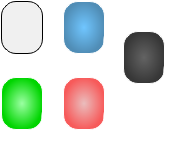
<?xml version="1.0" encoding="UTF-8"?>
<ui version="4.0">
 <class>opponent_have</class>
 <widget class="QFrame" name="opponent_have">
  <property name="geometry">
   <rect>
    <x>0</x>
    <y>0</y>
    <width>183</width>
    <height>151</height>
   </rect>
  </property>
  <property name="windowTitle">
   <string>Frame</string>
  </property>
  <property name="styleSheet">
   <string notr="true">#opponent_have{
background-color: rgba(255, 255, 254, 60);
border-top-right-radius:65px;
border-bottom-right-radius:65px;
}</string>
  </property>
  <property name="frameShape">
   <enum>QFrame::StyledPanel</enum>
  </property>
  <property name="frameShadow">
   <enum>QFrame::Raised</enum>
  </property>
  <widget class="QFrame" name="white">
   <property name="geometry">
    <rect>
     <x>0</x>
     <y>0</y>
     <width>60</width>
     <height>75</height>
    </rect>
   </property>
   <property name="styleSheet">
    <string notr="true">#white{
border-image: url(:/images/white_have.png);
border-radius:15px;
}</string>
   </property>
   <property name="frameShape">
    <enum>QFrame::StyledPanel</enum>
   </property>
   <property name="frameShadow">
    <enum>QFrame::Raised</enum>
   </property>
   <widget class="QTextBrowser" name="card_have">
    <property name="geometry">
     <rect>
      <x>1</x>
      <y>1</y>
      <width>42</width>
      <height>53</height>
     </rect>
    </property>
    <property name="styleSheet">
     <string notr="true">background-color: rgb(240, 240, 240);
border-radius:15px;
border:1px solid black;</string>
    </property>
    <property name="html">
     <string>&lt;!DOCTYPE HTML PUBLIC &quot;-//W3C//DTD HTML 4.0//EN&quot; &quot;http://www.w3.org/TR/REC-html40/strict.dtd&quot;&gt;
&lt;html&gt;&lt;head&gt;&lt;meta name=&quot;qrichtext&quot; content=&quot;1&quot; /&gt;&lt;style type=&quot;text/css&quot;&gt;
p, li { white-space: pre-wrap; }
&lt;/style&gt;&lt;/head&gt;&lt;body style=&quot; font-family:'SimSun'; font-size:9pt; font-weight:400; font-style:normal;&quot;&gt;
&lt;p align=&quot;center&quot; style=&quot;-qt-paragraph-type:empty; margin-top:0px; margin-bottom:0px; margin-left:0px; margin-right:0px; -qt-block-indent:0; text-indent:0px;&quot;&gt;&lt;br /&gt;&lt;/p&gt;&lt;/body&gt;&lt;/html&gt;</string>
    </property>
   </widget>
   <widget class="QTextBrowser" name="white_have">
    <property name="geometry">
     <rect>
      <x>20</x>
      <y>20</y>
      <width>61</width>
      <height>61</height>
     </rect>
    </property>
    <property name="styleSheet">
     <string notr="true">background:transparent;
border-width:0;
border-style:outset;

font: 18pt &quot;Calibri&quot;;</string>
    </property>
    <property name="html">
     <string>&lt;!DOCTYPE HTML PUBLIC &quot;-//W3C//DTD HTML 4.0//EN&quot; &quot;http://www.w3.org/TR/REC-html40/strict.dtd&quot;&gt;
&lt;html&gt;&lt;head&gt;&lt;meta name=&quot;qrichtext&quot; content=&quot;1&quot; /&gt;&lt;style type=&quot;text/css&quot;&gt;
p, li { white-space: pre-wrap; }
&lt;/style&gt;&lt;/head&gt;&lt;body style=&quot; font-family:'Calibri'; font-size:18pt; font-weight:400; font-style:normal;&quot;&gt;
&lt;p align=&quot;center&quot; style=&quot; margin-top:0px; margin-bottom:0px; margin-left:0px; margin-right:0px; -qt-block-indent:0; text-indent:0px;&quot;&gt;&lt;span style=&quot; font-family:'SimSun'; font-size:22pt; font-weight:600; color:#ffffff;&quot;&gt;0&lt;/span&gt;&lt;/p&gt;&lt;/body&gt;&lt;/html&gt;</string>
    </property>
   </widget>
  </widget>
  <widget class="QFrame" name="blue">
   <property name="geometry">
    <rect>
     <x>62</x>
     <y>0</y>
     <width>60</width>
     <height>75</height>
    </rect>
   </property>
   <property name="styleSheet">
    <string notr="true">#blue{
border-image: url(:/images/blue_have.png);
border-radius:15px;
}</string>
   </property>
   <property name="frameShape">
    <enum>QFrame::StyledPanel</enum>
   </property>
   <property name="frameShadow">
    <enum>QFrame::Raised</enum>
   </property>
   <widget class="QTextBrowser" name="card_have_2">
    <property name="geometry">
     <rect>
      <x>1</x>
      <y>1</y>
      <width>42</width>
      <height>53</height>
     </rect>
    </property>
    <property name="styleSheet">
     <string notr="true">background-color: qradialgradient(spread:pad, cx:0.5, cy:0.5, radius:0.5, fx:0.5, fy:0.5, stop:0 rgba(112, 198, 255, 255), stop:1 rgba(80, 141, 182, 255));
border:1px solid white;
border-radius:15px;
</string>
    </property>
   </widget>
   <widget class="QTextBrowser" name="white_have_2">
    <property name="geometry">
     <rect>
      <x>18</x>
      <y>20</y>
      <width>61</width>
      <height>61</height>
     </rect>
    </property>
    <property name="styleSheet">
     <string notr="true">background:transparent;
border-width:0;
border-style:outset;

font: 18pt &quot;Calibri&quot;;</string>
    </property>
    <property name="html">
     <string>&lt;!DOCTYPE HTML PUBLIC &quot;-//W3C//DTD HTML 4.0//EN&quot; &quot;http://www.w3.org/TR/REC-html40/strict.dtd&quot;&gt;
&lt;html&gt;&lt;head&gt;&lt;meta name=&quot;qrichtext&quot; content=&quot;1&quot; /&gt;&lt;style type=&quot;text/css&quot;&gt;
p, li { white-space: pre-wrap; }
&lt;/style&gt;&lt;/head&gt;&lt;body style=&quot; font-family:'Calibri'; font-size:18pt; font-weight:400; font-style:normal;&quot;&gt;
&lt;p align=&quot;center&quot; style=&quot; margin-top:0px; margin-bottom:0px; margin-left:0px; margin-right:0px; -qt-block-indent:0; text-indent:0px;&quot;&gt;&lt;span style=&quot; font-family:'SimSun'; font-size:22pt; font-weight:600; color:#ffffff;&quot;&gt;0&lt;/span&gt;&lt;/p&gt;&lt;/body&gt;&lt;/html&gt;</string>
    </property>
   </widget>
  </widget>
  <widget class="QFrame" name="green">
   <property name="geometry">
    <rect>
     <x>0</x>
     <y>76</y>
     <width>60</width>
     <height>75</height>
    </rect>
   </property>
   <property name="styleSheet">
    <string notr="true">#green{
border-image: url(:/images/green_have.png);
border-radius:15px;
}</string>
   </property>
   <property name="frameShape">
    <enum>QFrame::StyledPanel</enum>
   </property>
   <property name="frameShadow">
    <enum>QFrame::Raised</enum>
   </property>
   <widget class="QTextBrowser" name="card_have_3">
    <property name="geometry">
     <rect>
      <x>1</x>
      <y>1</y>
      <width>42</width>
      <height>53</height>
     </rect>
    </property>
    <property name="styleSheet">
     <string notr="true">background-color: qradialgradient(spread:pad, cx:0.5, cy:0.5, radius:0.5, fx:0.5, fy:0.5, stop:0 rgba(155, 255, 162, 255), stop:1 rgba(0, 213, 0, 255));
border-radius:15px;
border:1px solid white;</string>
    </property>
   </widget>
   <widget class="QTextBrowser" name="white_have_3">
    <property name="geometry">
     <rect>
      <x>18</x>
      <y>20</y>
      <width>61</width>
      <height>61</height>
     </rect>
    </property>
    <property name="styleSheet">
     <string notr="true">background:transparent;
border-width:0;
border-style:outset;

font: 18pt &quot;Calibri&quot;;</string>
    </property>
    <property name="html">
     <string>&lt;!DOCTYPE HTML PUBLIC &quot;-//W3C//DTD HTML 4.0//EN&quot; &quot;http://www.w3.org/TR/REC-html40/strict.dtd&quot;&gt;
&lt;html&gt;&lt;head&gt;&lt;meta name=&quot;qrichtext&quot; content=&quot;1&quot; /&gt;&lt;style type=&quot;text/css&quot;&gt;
p, li { white-space: pre-wrap; }
&lt;/style&gt;&lt;/head&gt;&lt;body style=&quot; font-family:'Calibri'; font-size:18pt; font-weight:400; font-style:normal;&quot;&gt;
&lt;p align=&quot;center&quot; style=&quot; margin-top:0px; margin-bottom:0px; margin-left:0px; margin-right:0px; -qt-block-indent:0; text-indent:0px;&quot;&gt;&lt;span style=&quot; font-family:'SimSun'; font-size:22pt; font-weight:600; color:#ffffff;&quot;&gt;0&lt;/span&gt;&lt;/p&gt;&lt;/body&gt;&lt;/html&gt;</string>
    </property>
   </widget>
  </widget>
  <widget class="QFrame" name="red">
   <property name="geometry">
    <rect>
     <x>62</x>
     <y>76</y>
     <width>60</width>
     <height>75</height>
    </rect>
   </property>
   <property name="styleSheet">
    <string notr="true">#red{
border-image: url(:/images/red_have.png);
border-radius:15px;
}</string>
   </property>
   <property name="frameShape">
    <enum>QFrame::StyledPanel</enum>
   </property>
   <property name="frameShadow">
    <enum>QFrame::Raised</enum>
   </property>
   <widget class="QTextBrowser" name="card_have_4">
    <property name="geometry">
     <rect>
      <x>1</x>
      <y>1</y>
      <width>42</width>
      <height>53</height>
     </rect>
    </property>
    <property name="styleSheet">
     <string notr="true">background-color: qradialgradient(spread:pad, cx:0.5, cy:0.5, radius:0.5, fx:0.5, fy:0.5, stop:0 rgba(234, 189, 189, 255), stop:1 rgba(247, 90, 90, 255));
border-radius:15px;
border:1px solid white;</string>
    </property>
   </widget>
   <widget class="QTextBrowser" name="white_have_4">
    <property name="geometry">
     <rect>
      <x>18</x>
      <y>20</y>
      <width>61</width>
      <height>61</height>
     </rect>
    </property>
    <property name="styleSheet">
     <string notr="true">background:transparent;
border-width:0;
border-style:outset;

font: 18pt &quot;Calibri&quot;;</string>
    </property>
    <property name="html">
     <string>&lt;!DOCTYPE HTML PUBLIC &quot;-//W3C//DTD HTML 4.0//EN&quot; &quot;http://www.w3.org/TR/REC-html40/strict.dtd&quot;&gt;
&lt;html&gt;&lt;head&gt;&lt;meta name=&quot;qrichtext&quot; content=&quot;1&quot; /&gt;&lt;style type=&quot;text/css&quot;&gt;
p, li { white-space: pre-wrap; }
&lt;/style&gt;&lt;/head&gt;&lt;body style=&quot; font-family:'Calibri'; font-size:18pt; font-weight:400; font-style:normal;&quot;&gt;
&lt;p align=&quot;center&quot; style=&quot; margin-top:0px; margin-bottom:0px; margin-left:0px; margin-right:0px; -qt-block-indent:0; text-indent:0px;&quot;&gt;&lt;span style=&quot; font-family:'SimSun'; font-size:22pt; font-weight:600; color:#ffffff;&quot;&gt;0&lt;/span&gt;&lt;/p&gt;&lt;/body&gt;&lt;/html&gt;</string>
    </property>
   </widget>
  </widget>
  <widget class="QFrame" name="black">
   <property name="geometry">
    <rect>
     <x>122</x>
     <y>30</y>
     <width>60</width>
     <height>75</height>
    </rect>
   </property>
   <property name="styleSheet">
    <string notr="true">#black{
border-image: url(:/images/black_have.png);
border-radius:15px;
}</string>
   </property>
   <property name="frameShape">
    <enum>QFrame::StyledPanel</enum>
   </property>
   <property name="frameShadow">
    <enum>QFrame::Raised</enum>
   </property>
   <widget class="QTextBrowser" name="card_have_5">
    <property name="geometry">
     <rect>
      <x>1</x>
      <y>1</y>
      <width>42</width>
      <height>53</height>
     </rect>
    </property>
    <property name="styleSheet">
     <string notr="true">background-color: qradialgradient(spread:pad, cx:0.5, cy:0.5, radius:0.5, fx:0.5, fy:0.5, stop:0 rgba(99, 99, 99, 255), stop:1 rgba(55, 55, 55, 255));
border-radius:15px;
border:1px solid white;</string>
    </property>
   </widget>
   <widget class="QTextBrowser" name="white_have_5">
    <property name="geometry">
     <rect>
      <x>18</x>
      <y>20</y>
      <width>61</width>
      <height>61</height>
     </rect>
    </property>
    <property name="styleSheet">
     <string notr="true">background:transparent;
border-width:0;
border-style:outset;

font: 18pt &quot;Calibri&quot;;</string>
    </property>
    <property name="html">
     <string>&lt;!DOCTYPE HTML PUBLIC &quot;-//W3C//DTD HTML 4.0//EN&quot; &quot;http://www.w3.org/TR/REC-html40/strict.dtd&quot;&gt;
&lt;html&gt;&lt;head&gt;&lt;meta name=&quot;qrichtext&quot; content=&quot;1&quot; /&gt;&lt;style type=&quot;text/css&quot;&gt;
p, li { white-space: pre-wrap; }
&lt;/style&gt;&lt;/head&gt;&lt;body style=&quot; font-family:'Calibri'; font-size:18pt; font-weight:400; font-style:normal;&quot;&gt;
&lt;p align=&quot;center&quot; style=&quot; margin-top:0px; margin-bottom:0px; margin-left:0px; margin-right:0px; -qt-block-indent:0; text-indent:0px;&quot;&gt;&lt;span style=&quot; font-family:'SimSun'; font-size:22pt; font-weight:600; color:#ffffff;&quot;&gt;0&lt;/span&gt;&lt;/p&gt;&lt;/body&gt;&lt;/html&gt;</string>
    </property>
   </widget>
  </widget>
  <widget class="QToolButton" name="closeButton">
   <property name="geometry">
    <rect>
     <x>0</x>
     <y>0</y>
     <width>183</width>
     <height>151</height>
    </rect>
   </property>
   <property name="styleSheet">
    <string notr="true">background-color: rgba(255, 255, 254, 0);
border-top-right-radius:65px;
border-bottom-right-radius:65px;</string>
   </property>
   <property name="text">
    <string/>
   </property>
  </widget>
  <widget class="QLabel" name="gold">
   <property name="geometry">
    <rect>
     <x>145</x>
     <y>115</y>
     <width>31</width>
     <height>31</height>
    </rect>
   </property>
   <property name="styleSheet">
    <string notr="true">border-image: url(:/images/bbb.png);
border-radius:10px;</string>
   </property>
   <property name="text">
    <string/>
   </property>
  </widget>
  <widget class="QTextBrowser" name="gold_have">
   <property name="geometry">
    <rect>
     <x>130</x>
     <y>90</y>
     <width>61</width>
     <height>61</height>
    </rect>
   </property>
   <property name="styleSheet">
    <string notr="true">background:transparent;
border-width:0;
border-style:outset;

font: 18pt &quot;Calibri&quot;;</string>
   </property>
   <property name="html">
    <string>&lt;!DOCTYPE HTML PUBLIC &quot;-//W3C//DTD HTML 4.0//EN&quot; &quot;http://www.w3.org/TR/REC-html40/strict.dtd&quot;&gt;
&lt;html&gt;&lt;head&gt;&lt;meta name=&quot;qrichtext&quot; content=&quot;1&quot; /&gt;&lt;style type=&quot;text/css&quot;&gt;
p, li { white-space: pre-wrap; }
&lt;/style&gt;&lt;/head&gt;&lt;body style=&quot; font-family:'Calibri'; font-size:18pt; font-weight:400; font-style:normal;&quot;&gt;
&lt;p align=&quot;center&quot; style=&quot; margin-top:0px; margin-bottom:0px; margin-left:0px; margin-right:0px; -qt-block-indent:0; text-indent:0px;&quot;&gt;&lt;span style=&quot; font-family:'SimSun'; font-size:22pt; font-weight:600; color:#ffffff;&quot;&gt;0&lt;/span&gt;&lt;/p&gt;&lt;/body&gt;&lt;/html&gt;</string>
   </property>
  </widget>
 </widget>
 <resources/>
 <connections/>
</ui>
